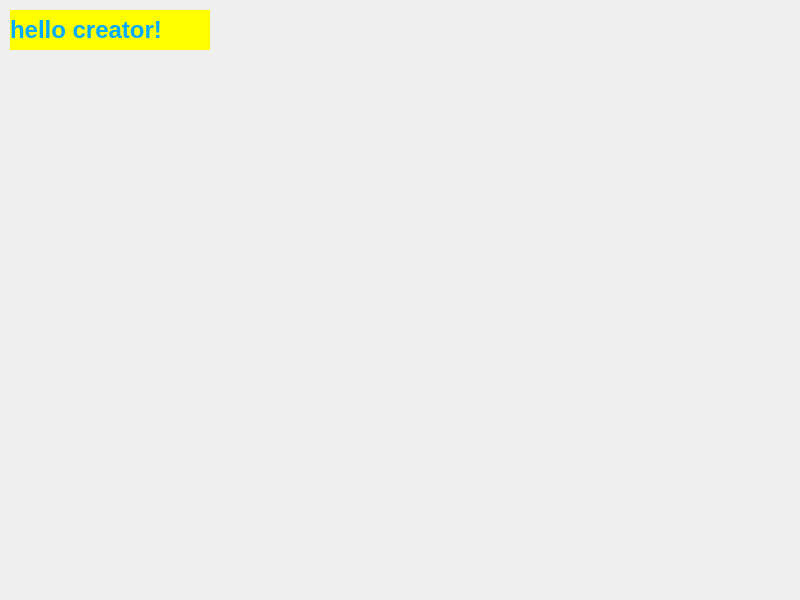
<?xml version="1.0" encoding="UTF-8"?>
<ui version="4.0">
 <class>Widget</class>
 <widget class="QWidget" name="Widget">
  <property name="geometry">
   <rect>
    <x>0</x>
    <y>0</y>
    <width>800</width>
    <height>600</height>
   </rect>
  </property>
  <property name="windowTitle">
   <string>Widget</string>
  </property>
  <widget class="QLabel" name="label">
   <property name="geometry">
    <rect>
     <x>10</x>
     <y>10</y>
     <width>200</width>
     <height>40</height>
    </rect>
   </property>
   <property name="styleSheet">
    <string notr="true">color: rgb(0, 170, 255);
background-color: rgb(255, 255, 0);</string>
   </property>
   <property name="text">
    <string>&lt;h1&gt;hello creator!&lt;/h1&gt;</string>
   </property>
  </widget>
 </widget>
 <resources/>
 <connections/>
</ui>
